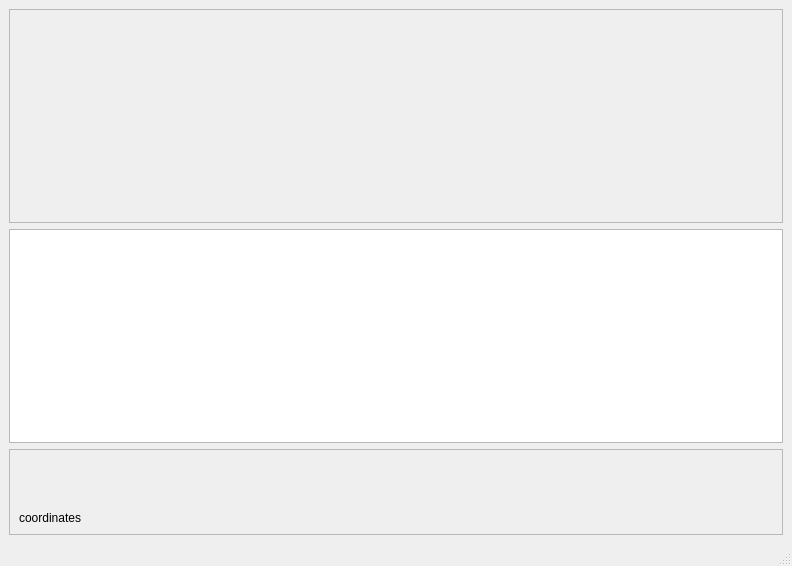
<?xml version="1.0" encoding="UTF-8"?>
<ui version="4.0">
 <class>MainWindow</class>
 <widget class="QMainWindow" name="MainWindow">
  <property name="geometry">
   <rect>
    <x>0</x>
    <y>0</y>
    <width>792</width>
    <height>566</height>
   </rect>
  </property>
  <property name="windowTitle">
   <string>MainWindow</string>
  </property>
  <widget class="QWidget" name="centralwidget">
   <layout class="QVBoxLayout">
    <item>
     <widget class="QFrame" name="mapFrame">
      <property name="sizePolicy">
       <sizepolicy hsizetype="Preferred" vsizetype="Expanding">
        <horstretch>0</horstretch>
        <verstretch>0</verstretch>
       </sizepolicy>
      </property>
      <property name="frameShape">
       <enum>QFrame::StyledPanel</enum>
      </property>
      <property name="frameShadow">
       <enum>QFrame::Raised</enum>
      </property>
      <layout class="QHBoxLayout"/>
     </widget>
    </item>
    <item>
     <widget class="QTableView" name="descriptionTable">
      <property name="selectionMode">
       <enum>QAbstractItemView::SingleSelection</enum>
      </property>
      <property name="selectionBehavior">
       <enum>QAbstractItemView::SelectRows</enum>
      </property>
     </widget>
    </item>
    <item>
     <widget class="QFrame" name="frame">
      <property name="sizePolicy">
       <sizepolicy hsizetype="Preferred" vsizetype="Minimum">
        <horstretch>0</horstretch>
        <verstretch>0</verstretch>
       </sizepolicy>
      </property>
      <property name="frameShape">
       <enum>QFrame::StyledPanel</enum>
      </property>
      <property name="frameShadow">
       <enum>QFrame::Raised</enum>
      </property>
      <layout class="QVBoxLayout">
       <item>
        <widget class="QLabel" name="descriptionLabel">
         <property name="font">
          <font>
           <pointsize>30</pointsize>
          </font>
         </property>
         <property name="text">
          <string/>
         </property>
        </widget>
       </item>
       <item>
        <widget class="QLabel" name="coordinateLabel">
         <property name="text">
          <string>coordinates</string>
         </property>
        </widget>
       </item>
      </layout>
     </widget>
    </item>
   </layout>
  </widget>
  <widget class="QMenuBar" name="menubar">
   <property name="geometry">
    <rect>
     <x>0</x>
     <y>0</y>
     <width>792</width>
     <height>25</height>
    </rect>
   </property>
  </widget>
  <widget class="QStatusBar" name="statusbar"/>
 </widget>
 <resources/>
 <connections/>
</ui>
